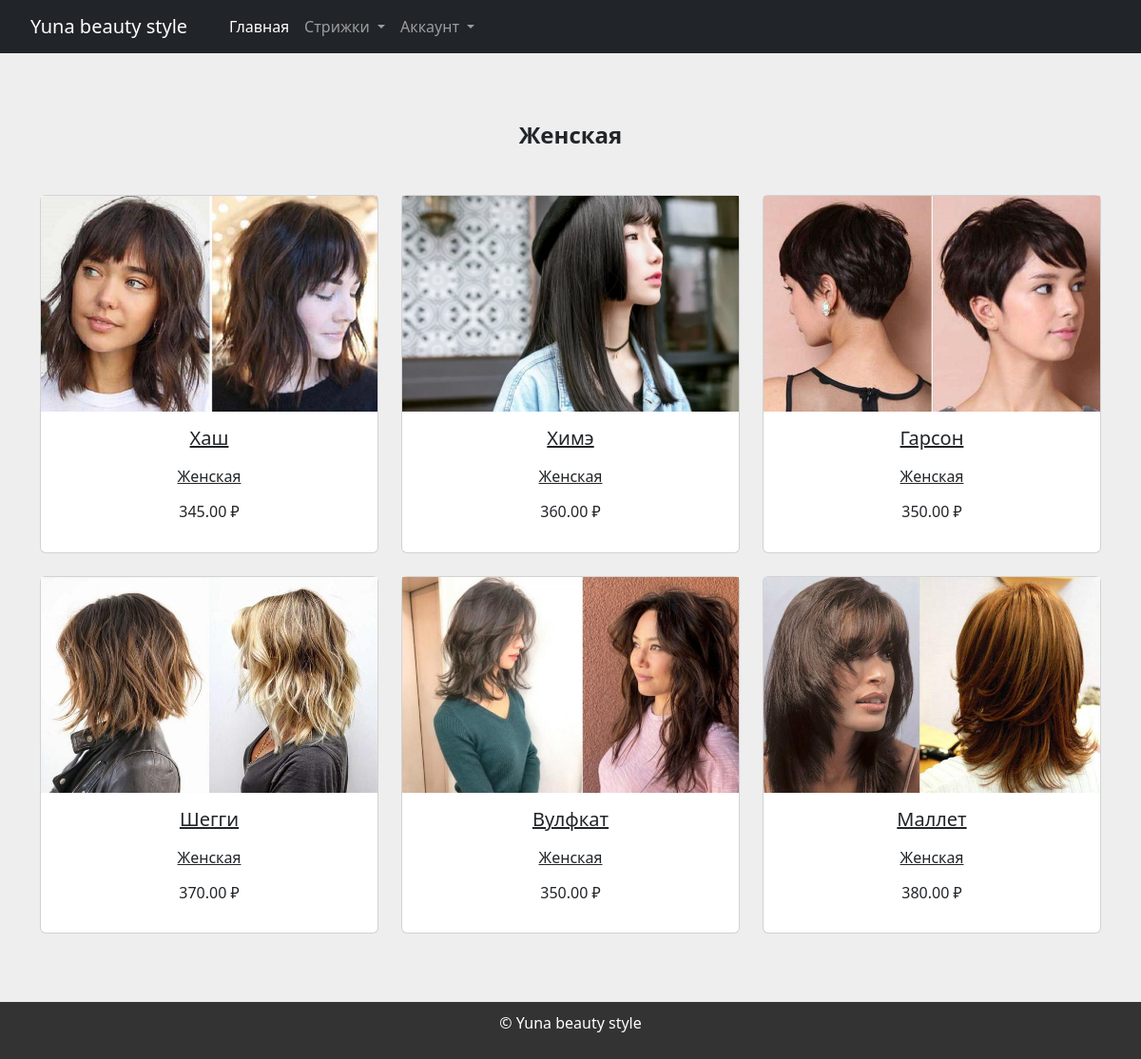
/catalog.php?Category=Женская, run on the app's committed database.
### tables this page shows
CREATE TABLE `Products` (
  `ProductsID` int NOT NULL,
  `ProductName` varchar(255) NOT NULL,
  `Price` decimal(10,2) NOT NULL,
  `ShortDescription` text,
  `FullDescription` text,
  `img` varchar(50) NOT NULL,
  `Category` varchar(50) NOT NULL
);

### catalog.php (the view)
<?php include "html/header.php"; ?>
<section style="background-color: #eee;">
  <div class="text-center container py-5">
<?php
$Category = $_GET['Category'];
$stmt = $conn -> prepare("SELECT * FROM Products WHERE Category = ?");
echo '
	<h4 class="mt-4 mb-5"><strong>'.htmlspecialchars($Category).'</strong></h4>
	<div class="row">';
$stmt -> bind_param("s", $Category);
$stmt -> execute();
$Result = $stmt -> get_result();
if($Result -> num_rows > 0) {
	$Products = $Result -> fetch_all(MYSQLI_ASSOC);
	foreach($Products as $Product)	{
    echo '
      <div class="col-lg-4 col-md-12 mb-4">
        <div class="card">
          <div class="bg-image hover-zoom ripple ripple-surface ripple-surface-light"
            data-mdb-ripple-color="light">
            <img src="img/'.htmlspecialchars($Product['img']).'"
              class="w-100" />
          </div>
          <div class="card-body">
            <a href="product.php?id='.htmlspecialchars($Product['ProductsID']).'" class="text-reset">
              <h5 class="card-title mb-3">'.htmlspecialchars($Product['ProductName']).'</h5>
            </a>
            <a href="" class="text-reset">
              <p>'.htmlspecialchars($Product['Category']).'</p>
            </a>
            <h6 class="mb-3">'.htmlspecialchars($Product['Price']).' ₽</h6>
          </div>
        </div>
      </div>
      ';
}
}
?>
    </div>
  </div>
</section>
<?php include "html/footer.php"; ?>

### html/header.php (shortened to what this page needs)
<!DOCTYPE html>
<html lang="en">
<head>
    <link rel="stylesheet" href="style/styles.css">
    <link href="https://stackpath.bootstrapcdn.com/font-awesome/4.7.0/css/font-awesome.min.css" rel="stylesheet">
    <link href="https://cdn.jsdelivr.net/npm/bootstrap@5.2.0-beta1/dist/css/bootstrap.min.css" rel="stylesheet">
</head>
<body>
<nav class="navbar navbar-expand-lg navbar-dark bg-dark">
    <div class="container-fluid">
      <a class="navbar-brand" href="index.php">Yuna beauty style</a>
      <div class="collapse navbar-collapse" id="navbarScroll">
        <ul class="navbar-nav me-auto my-2 my-lg-0 navbar-nav-scroll" style="--bs-scroll-height: 100px;">
          <li class="nav-item">
            <a class="nav-link active" aria-current="page" href="index.php">Главная</a>
          </li>
          <li class="nav-item dropdown">
            <a class="nav-link dropdown-toggle" href="#" id="navbarScrollingDropdown" role="button" data-bs-toggle="dropdown" aria-expanded="false">
              Стрижки
            </a>
          </li>
          <li class="nav-item dropdown">
            <a class="nav-link dropdown-toggle" href="#" id="navbarScrollingDropdown" role="button" data-bs-toggle="dropdown" aria-expanded="false">
              Аккаунт
            </a>
          </li>
        </ul>
      </div>
    </div>
  </nav>

### html/footer.php (shortened to what this page needs)
<footer>
    <p>&copy; Yuna beauty style</p>
</footer>
</body>
</html>

### style/styles.css (style rules this page uses)
body { font-family: Arial, sans-serif; margin: 0; padding: 0; background-color: #f5f5f5; }
nav { display: flex; justify-content: center; background-color: #333; }
nav a { color: white; padding: 14px 20px; text-decoration: none; text-align: center; }
footer { text-align: center; padding: 10px; background-color: #333; color: white; }

### data on the page
products: img (picture), ProductName "Хаш", Category "Женская", Price "345.00"
products: img (picture), ProductName "Химэ", Category "Женская", Price "360.00"
products: img (picture), ProductName "Гарсон", Category "Женская", Price "350.00"
products: img (picture), ProductName "Шегги", Category "Женская", Price "370.00"
products: img (picture), ProductName "Вулфкат", Category "Женская", Price "350.00"
products: img (picture), ProductName "Маллет", Category "Женская", Price "380.00"

### other printed values
$Category "Женская"
